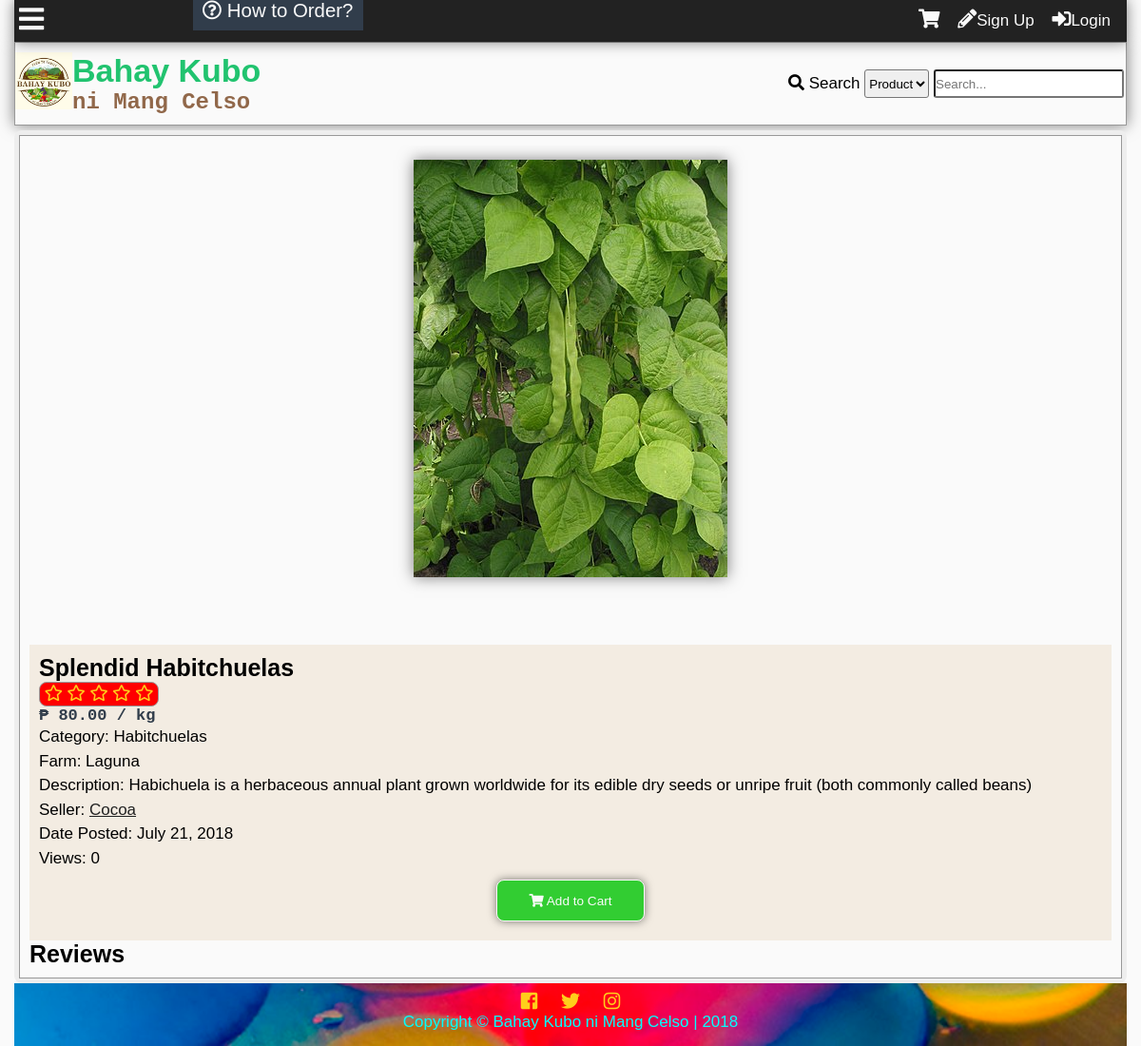
Before: /product.php?id=6 with the older database file.
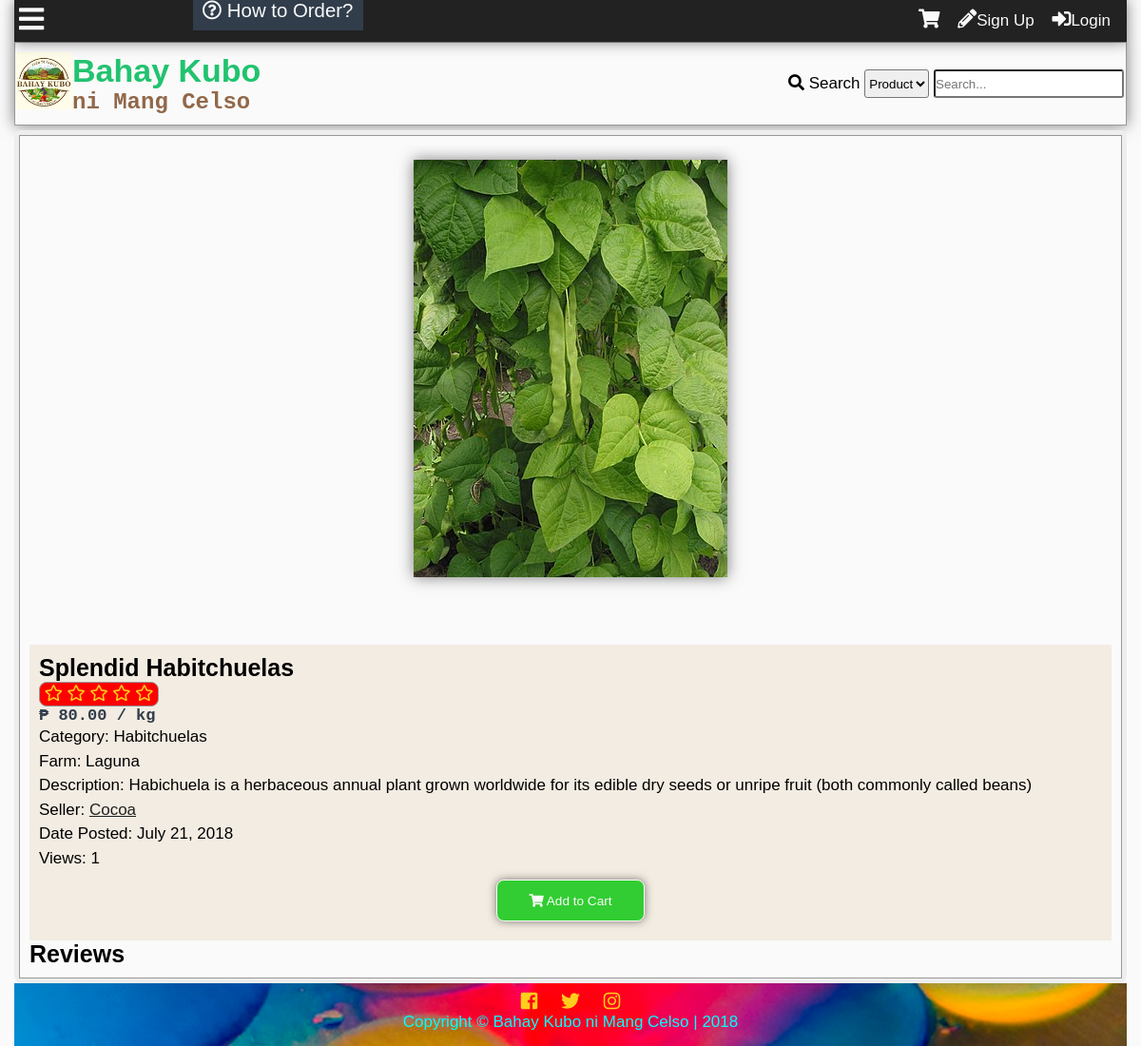
After: the same page with the newer database file.
### tables this page shows
CREATE TABLE `tblproduct` (
  `productid` int(11) NOT NULL,
  `categoryid` int(11) NOT NULL,
  `productname` varchar(100) NOT NULL,
  `description` varchar(255) NOT NULL,
  `farmid` int(11) NOT NULL,
  `userid` int(11) NOT NULL,
  `dateposted` datetime DEFAULT NULL,
  `price` decimal(10,2) NOT NULL,
  `img` varchar(200) NOT NULL,
  `view` int(11) NOT NULL,
  `rating` int(11) NOT NULL
);

CREATE TABLE `tblcategory` (
  `categoryid` int(11) NOT NULL,
  `category` varchar(100) NOT NULL,
  `status` int(11) NOT NULL,
  `low` decimal(10,2) NOT NULL,
  `high` decimal(10,2) NOT NULL,
  `prevailing` decimal(10,2) NOT NULL
);

CREATE TABLE `tblfarm` (
  `farmid` int(11) NOT NULL,
  `farmname` varchar(100) NOT NULL,
  `address` varchar(255) NOT NULL,
  `status` int(11) NOT NULL
);

CREATE TABLE `tbluser` (
  `userid` int(11) NOT NULL,
  `username` varchar(100) NOT NULL,
  `password` varchar(100) NOT NULL,
  `firstname` varchar(100) NOT NULL,
  `middlename` varchar(100) NOT NULL,
  `lastname` varchar(100) NOT NULL,
  `birthday` varchar(20) NOT NULL,
  `datecreated` timestamp NOT NULL DEFAULT '0000-00-00 00:00:00',
  `email` varchar(100) NOT NULL,
  `website` varchar(255) NOT NULL,
  `location` varchar(255) NOT NULL,
  `usertypeid` int(11) NOT NULL,
  `access` int(11) NOT NULL,
  `imgname` varchar(100) NOT NULL,
  `imgtype` varchar(100) NOT NULL,
  `imgpath` varchar(200) NOT NULL,
  `bio` text NOT NULL,
  `is_show_email` tinyint(1) NOT NULL,
  `gender` int(11) NOT NULL,
  `lastupdate` timestamp NOT NULL DEFAULT '0000-00-00 00:00:00',
  `lastonline` timestamp NOT NULL DEFAULT '0000-00-00 00:00:00',
  `profileviews` int(11) NOT NULL
);

### product.php (the view, shortened to what this page needs)
<?php
include'functions.php';
require_once'connection.php';
if(isset($_GET['id'])){
	$id = $_GET['id'];
}else{
	die('This page doesn\'t exist');
}
$sql = "SELECT productid,category, productname, description, farmname, username, t1.userid, dateposted, price, view, img, rating FROM tblproduct as t1
LEFT JOIN tblcategory as t2
	ON t1.categoryid = t2.categoryid
LEFT JOIN tbluser as t3
	ON t1.userid = t3.userid
LEFT JOIN tblfarm as t4
	ON t1.farmid = t4.farmid
WHERE productid='$id'";
$result = $conn->query($sql);
$row = $result->fetch_object();
if(!$row){
	die('This page doesn\'t exist');
}else{
	$id = $row->productid;
	$category = $row->category;
	$product = $row->productname;
	$desc = $row->description;
	$farm = $row->farmname;
	$user = $row->username;
	$date = date('F j, Y',strtotime($row->dateposted));
	$price = $row->price;
	$view = $row->view;
	$img = $row->img;
	$rating = $row->rating;
}
?>
<!DOCTYPE html>
<html lang="en">
<head>
  	<link rel="stylesheet" href="css/style.css">
  	<link rel="stylesheet" href="css/fontawesome-all.css">
</head>
<body>
	<div class="main-container">
	<?php
		addheader();
	?>
	<div class="other-content">
		<div class="product-grid">
			<div class="product-main-left">
				<div class="product-image-wrap">
					<img src="<?php echo $img ?>">
				</div>
				<div class="product-main-content">
					<h1><?php echo $product; ?></h1>
					<?php starsystem($rating);?>
					<p class="product-price">₱ <?php echo $price; ?> / kg</p>
					<ul>
						<li>Category: <?php echo $category;?></li>
						<li>Farm: <?php echo $farm ?></li>
						<li>Description: <?php echo $desc;?></li>
						<li>Seller: <a href="profile.php?name=<?php echo $user; ?>" class="black"> <?php echo $user; ?></a></li>
						<li>Date Posted: <?php echo $date?></li>
						<li>Views: <?php echo number_format($view); ?></li>
					</ul>
					<div class="add-to-cart" value="<?php echo $id; ?>" onclick="addThistoCart(this)"><i class="fas fa-shopping-cart"></i> Add to Cart
					</div>
				</div>
				<div class="product-reviews">
					<h1>Reviews</h1>
				</div>
			</div>
		</div>
	</div>
		<?php
			addfooter();
		?>
	</div>
</body>
</html>

### functions.php (shortened to what this page needs)
<?php
function addheader(){
	echo'<header id="main-header">
			<div class="grid-header">
				<div class="box1">
					<a href="index.php">
						<div class="logo">
							<img src="img/logo.jpg">
						</div>
						<div id="header-text">
						<h1 id="first-text">Bahay Kubo</h1><br>
							<h2 id="second-text"> ni Mang Celso</h2>
						</div>
					</a>
				</div>
				<div class="box2">';
						search_function();
				echo'</div>
				<div class="modal2">
				</div>
				<div id="search-dropdown">
				</div>
			</div>
		</header>
		<div class="subheader">
			<div class="subgrid">
				<div class="svg">
					<p class="open-slide" onclick="openSlideMenu()">
						<i class="fas fa-bars"></i>
					</p>
				</div>
				<div class="nav">
					<a id="How-to" href="about.php#how-to-order"><i class="far fa-question-circle"></i> How to Order?</a>
				</div>
				<div class="profile-grid">';
						session_button();
				echo'</div>
			</div>
		</div>
	';
}
function addfooter(){
	echo'<footer id="main-footer">
			<div class="container">
				<a target="_blank" title="Like us on Facebook" href="https://www.facebook.com/BahayKuboniMangCelso/?ref=page_internal"><i class="fab fa-facebook-square"></i></a>
				<a target="_blank" title="Follow us on Twitter" href="https://twitter.com/"><i class="fab fa-twitter"></i></a>
				<a target="_blank" title="Follow us on Instagram" href="https://www.instagram.com/?hl=ens"><i class="fab fa-instagram"></i></a>
				<p>Copyright &copy; <span id="company">Bahay Kubo ni Mang Celso</span> | 2018</p>
			</div>
		</footer>';
}
function session_button(){
	$conn = mysqli_connect ("localhost", "root", "", "itsproject");
	echo'
	<div id="cart-panel">
		<h1>Shopping Cart</h1>
		<div id="shopping-cart-content"></div>
	</div>
	<div id="cart-modal" onclick="hideCartPanel()"></div>
	<i class="fas fa-shopping-cart button" onclick="showCartPanel()"></i>';
	if(isset($_SESSION['id'])){
	$id=$_SESSION['id'];
		$sql="SELECT imgpath FROM tbluser WHERE userid=".$id."";
		$result=$conn->query($sql);
		$row=$result->fetch_object();
		$tn_image=$row->imgpath;
		if($tn_image==''){
			$tn_image='img/default.png';
		}
$sql="SELECT pmid FROM tblpm WHERE receiverid='$id' AND checked=0 GROUP BY senderid";
$result=$conn->query($sql);
$count=$result->num_rows;
		echo'<a class="button" title="Check your messages" href="inbox.php?name='.$_SESSION["name"].'"><i class="far fa-envelope"></i><span id="pmnum">'.$count.'</span></a>';
$sql="SELECT notifid FROM tblnotif
	WHERE receiverid='$id' and checked=0
	";
$result=$conn->query($sql);
$count=$result->num_rows;
		echo'<a class="button" id="notifbtn" title="Check your notifications" onclick="toggleNotif()""><i class="far fa-bell"></i><span id="notifnum">'.$count.'</span></a>
		<a class="button" href=profile.php?name='.$_SESSION['name'].'>
		'.$_SESSION["name"].'\'s Profile<div class="top-tn"><img src="'.$tn_image.'""></div></a>';
		echo'<div id="notifdrop">
		Notifications
		<ul>';
$sql="SELECT notifid,username,imgpath,receiverid,notifdate,notiftype,checked,details,details2 FROM tblnotif
	LEFT JOIN tbluser
		ON tblnotif.userid=tbluser.userid
	WHERE receiverid='$id'
	ORDER BY notifid DESC
	LIMIT 10";
$result=$conn->query($sql);
$count=$result->num_rows;
if($count==0){
	echo'<li>No notifications yet...</li>';
}else{
while($rows=$result->fetch_object())
{
$nid=$rows->notifid;
$uname=$rows->username;
$rid=$rows->receiverid;
$date=time_elapsed_string($rows->notifdate);
$type=$rows->notiftype;
$imgpath=$rows->imgpath;
$uname=$rows->username;
$details=$rows->details;
$details2=$rows->details2;
if(!$imgpath){
	$imgpath='img/default.png';
}
if($type==1){
	echo'<li><div class="comment-tn">
				<img src="'.$imgpath.'">
			</div> <a class="n1" href="profile.php?name='.$uname.'">'.$uname.'</a> <a class="n2" href="profile.php?name='.$_SESSION['name'].'#comment'.$details.'"> has commented on your profile '.$date.'</a></li>';
} else if($type==2){
	if ($details2==1){
	echo'<li><div class="comment-tn">
				<img src="'.$imgpath.'">
			</div>
			 <a class="n1" href="profile.php?name='.$uname.'">'.$uname.'</a> has sent a friend request '.$date.'<br>
		<div id="fr-'.$nid.'"><a class="fr-yes" onclick="friendyes(this)" value="'.$nid.'">Yes</a> <a class="fr-no" onclick="friendno(this)" value="'.$nid.'">No</a>
		</div>
		</li>';
	} else if($details2==2){
		echo'<li><div class="comment-tn">
				<img src="'.$imgpath.'">
			</div>
			 <a class="n1" href="profile.php?name='.$uname.'">'.$uname.'</a> has sent a friend request '.$date.'<br>
		<div id="fr-'.$nid.'">
			Request Accepted
		</div>
		</li>';
	} else if($details2==3){
		echo'<li><div class="comment-tn">
				<img src="'.$imgpath.'">
			</div>
			 <a class="n1" href="profile.php?name='.$uname.'">'.$uname.'</a> has sent a friend request '.$date.'<br>
		<div id="fr-'.$nid.'">
			Request Denied
		</div>
		</li>';
	}
}else if ($type==3){
	echo'<li><i class="fas fa-ban banned"></i> Sorry, your profile picture has been removed.<br>
	Please read the rules and guidelines.</li>';
}
}
}
		echo'<center><a id="seeallnotif" href="notification.php">See all notifications</a></center>
		</ul>
		</div>';
	}else{
		echo'<div id="notifnum"></div><div id="pmnum"></div>
		<a href ="register.php" class="button"><i class="fas fa-pencil-alt"></i></i>Sign Up</a>
		<a id="modalBtn" class="button"><i class="fas fa-sign-in-alt"></i>Login</a>';
	}
}
function search_function(){
	echo'
		<form action="search.php" method="get">
			<i class="fas fa-search"></i>
			<label>Search</label>
			<select name="criteria" id="criteria">
				<option value="1">Product</option>
				<option value="2">User</option>
			</select>
			<input type="text" onkeyup="searchdropdown()" required name="search-text" placeholder="Search..." id="search-text" autocomplete="off">
		</form>
	';
}
function starsystem($percent){
	echo'<div class="star-system" title="'.$percent.'% of voters likes this">';
	if($percent>=98){
	echo'
		<i class="fas fa-star"></i>
		<i class="fas fa-star"></i>
		<i class="fas fa-star"></i>
		<i class="fas fa-star"></i>
		<i class="fas fa-star"></i>
	';
	}else if($percent<4){
	echo'
		<i class="far fa-star"></i>
		<i class="far fa-star"></i>
		<i class="far fa-star"></i>
		<i class="far fa-star"></i>
		<i class="far fa-star"></i>
	';
	}
	echo'</div>';
}

### css/style.css (style rules this page uses)
* { padding:0; margin:0; }
:root { --facebookblue:#4267b2; --twitterlogo:#00aced; --lightblue:#c0deed; --sunflower:#ffce1b; --orangered:#FF4500; --magenta:#ff00ff; --lime:#32CD32; --palegreen:#98fb98; --dark-red:#590000; --blood-red:#8B0000; --cyan:#00ffff; --bluegreen:#21c36f; --canvas:#F3ECE2; --dark-purple:#551A8B; --dark-blue:#313d4b; --primary-color:#21c36f; --secondary-color:#c0deed; --contrast: #91684a; --secondary-contrast:#313d4b; --light-color:#fafafa; --dark-color:#222; --gray:#eee; --darkgray:#999; }
body { font-family: Lora,'MS Sans Serif',Geneva,sans-serif; font-size: 17px; background:var(--light-color); }
h1,h2,h3,h4,h5,h6 { font-family: Arial, Helvetica, sans-serif; }
a { text-decoration: none; }
.black { color:var(--dark-color); text-decoration: underline; }
li { list-style: none; }
.main-container { display:grid; grid-template-areas: "subheader" "header" "main-search" "content" "footer"; margin:0px; padding:0 15px 0 15px; }
.container { padding:0 5px 0 5px; }
.subheader { grid-area:subheader; padding-bottom: 4px; background: var(--dark-color); color: var(--light-color); box-shadow: 0 0 15px rgba(0,0,0,0.5); }
.subgrid { display: grid; grid-template-columns: 1fr 4fr; grid-template-areas: "svg profile" }
.open-slide { grid-area: svg; padding: 5px; font-size: 30px; color: var(--light-color); }
#how-to { padding: 0.5em; background: var(--secondary-contrast); font-size: 1.2em; color: var(--light-color); }
.profile-grid { grid-area: profile; grid-column-start: right; padding: 8px; }
.profile-grid i { font-size:20px; }
.button { padding: 2px 5px; color: var(--light-color); border:0; margin-right: 4px; text-align: center; cursor:pointer; }
#main-header { grid-area:header; border: 1px solid var(--darkgray); box-shadow: 0 0 15px rgba(0,0,0,0.5); margin-bottom: 5px; }
#highlight-text,#first-text { color:var(--primary-color); }
#second-text { color:var(--contrast); font-family: "Courier New", Courier, monospace; font-size: 24px; }
#first-text,#second-text { display: inline; }
.grid-header { display:grid; grid-template-columns: 1fr 1fr; grid-template-areas: "title login"; align-items:center; padding: 10px 0; }
.box1 { grid-area:title; }
.logo { float: left; width: 60px; height: 60px; }
.logo img { max-width: 100%; }
.box2 { grid-area:login; grid-column-start: right; padding-right: 2px; }
#header-text { padding-left:10px; }
.box2 select { height: 30px; border-radius: 3px; }
.box2 input[type='text'] { height: 30px; width: 200px; border-radius: 3px; }
.product-price { font-family: "Courier New", Courier, monospace; color: var(--secondary-contrast); font-weight: bold; }
.other-content { box-sizing: border-box; border-radius: 8px; padding:5px; background: var(--gray); min-height:85vh; position: relative; }
.other-content h1 { float:center; font-size: 25px; }
.star-system { color: var(--sunflower); background: red; border: 1px solid var(--darkgray); padding:2px; border-radius: 8px; cursor: default; width: 60px; text-align: center; margin: 0 auto; font-size: 0.5em; }
.product-grid { display:grid; grid-template-areas: "right-product" "left-product"; grid-template-columns: 1fr; }
.product-main-left { box-sizing: border-box; padding: 10px; grid-area: left-product; background: var(--light-color); border: 1px solid var(--darkgray); min-height: 100vh; }
.product-image-wrap { padding-top: 15px; width: 100%; height: 500px; overflow: hidden; text-align: center; }
.product-image-wrap img { max-width: 100%; max-height: 100%; box-shadow: 0 0 15px rgba(0,0,0,0.5); }
.product-main-content { background: var(--canvas); padding: 10px; margin-top: 10px; }
.product-main-content .star-system { font-size: 1em; margin: 0; width:120px; }
.product-main-content li { line-height: 1.5em; }
.add-to-cart { z-index: 10; font-size: 0.8em; padding:1em 2em; display:block; width: 100px; margin: 10px auto; background: var(--lime); color: var(--light-color); text-align: center; cursor:pointer; border-radius: 8px; border: 1px solid var(--light-color); box-shadow: 0 0 10px rgba(0,0,0,0.5); }
#main-footer { grid-area:footer; background:url(../img/rainbow.jpg); background-position:center; background-size:cover; background-repeat:no-repeat; background-attachment: fixed; text-align: center; padding: 8px; color:var(--cyan); height: 50px; }
#main-footer a { font-size: 20px; color: var(--sunflower); padding-left: 10px; padding-right: 10px; }

Changed rows visible on the page:
changed tblproduct "Splendid Habitchuelas": view "0" → "1"
